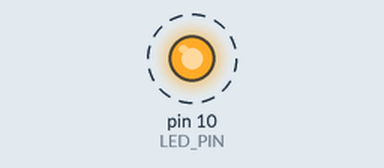
Simulated run of this sketch. Board: Arduino Uno, built with avr-gcc and run on an emulated ATmega328P. Parts: output pins drawn as LEDs (lit = HIGH). Dashed ring = blinking.

Above: at 0.5 s.
Timing chart, 0 to 4.6 s (numbered marks = the images above):
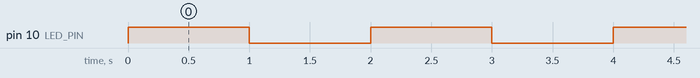

The sketch:

aufgabe_1i.ino
```cpp
#define LED_PIN 10

void setup() {
 pinMode(LED_PIN, OUTPUT);

}

void loop() {
  digitalWrite(LED_PIN, HIGH);
  delay(1000);
  digitalWrite(LED_PIN, LOW);
  delay(1000);
}
```

Measured:
- by itself, pin 10 (LED_PIN): alternates HIGH for 1.0 s and LOW for 1.0 s
